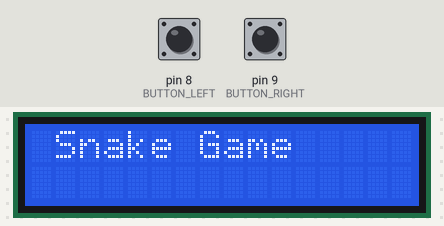
A sketch run on a simulated Arduino Uno, built with avr-gcc and run on an emulated ATmega328P. Shown: 16×2 character LCD. The inputs (shaded band) are chosen by the test bench; at power-on: pin 8 (BUTTON_LEFT) LOW, pin 9 (BUTTON_RIGHT) LOW. Random numbers use the default seed unless the sketch sets one.

Above: at 1.2 s.
1.3 s: pin 8 (BUTTON_LEFT) pulled HIGH for 0.15 s
At 2.4 s:
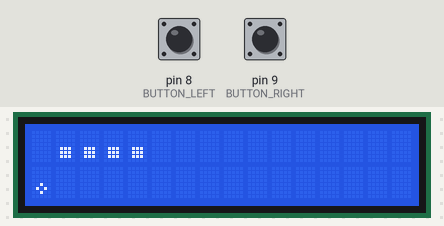
4.4 s: pin 9 (BUTTON_RIGHT) pulled HIGH for 0.15 s
At 7.4 s:
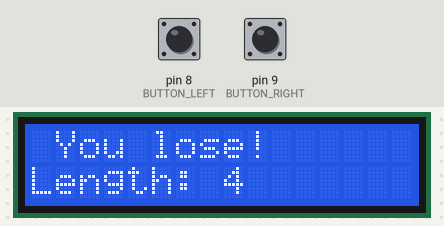
7.5 s: pin 9 (BUTTON_RIGHT) pulled HIGH for 3.2 s
At 10.8 s:
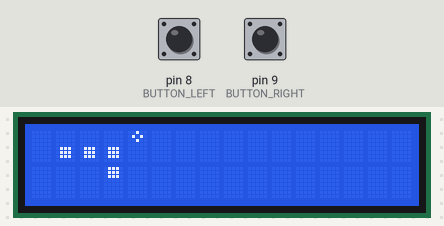
13.5 s: pin 8 (BUTTON_LEFT) pulled HIGH for 1 s
At 15.7 s:
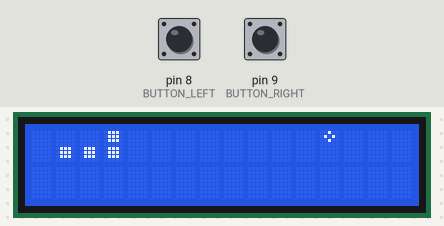
17.5 s: pin 9 (BUTTON_RIGHT) pulled HIGH for 1 s
At 19.4 s:
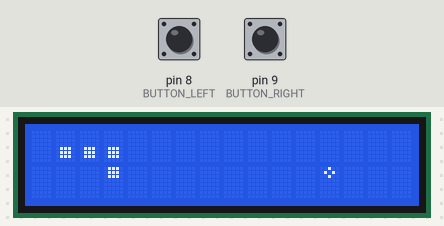
21.5 s: pin 8 (BUTTON_LEFT) pulled HIGH for 3.2 s
At 24.9 s:
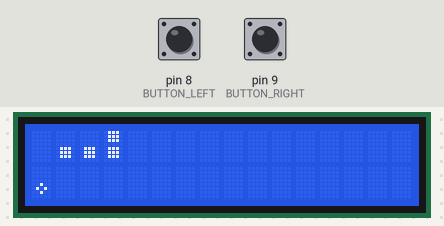
Timing chart, 0 to 26.4 s (numbered marks = the images above; inputs shaded):
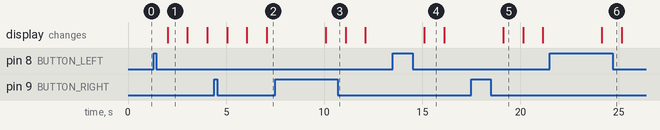

The sketch:

Arduino-Snake-Game.ino
```cpp
//Arduino Snake Game Codes
// VISIT https://youtube.com/@TechEdafeEdu?si=MYzHI8vtBK9LsFuB
enum DisplayItem {GRAPHIC_ITEM_NONE, GRAPHIC_ITEM_A, GRAPHIC_ITEM_B, GRAPHIC_ITEM_NUM};
#include <LiquidCrystal.h> //Install LiquidCrystal_I2C.h
LiquidCrystal lcd(12, 11, 5, 4, 3, 2);
#include <stdlib.h> //Install stdlib.h
#include <limits.h> //Install limits.h
#define GRAPHIC_WIDTH 16
#define GRAPHIC_HEIGHT 4

byte block[3] = {
  B01110,
  B01110,
  B01110,
};

byte apple[3] = {
  B00100,
  B01010,
  B00100,
};

#define DEBOUNCE_DURATION 20

//Return true if the actual output value is true
bool debounce_activate(unsigned long* debounceStart)
{
  if (*debounceStart == 0)
    *debounceStart = millis();
  else if (millis() - *debounceStart > DEBOUNCE_DURATION)
    return true;
  return false;
}

//Return true if it's rising edge/falling edge
bool debounce_activate_edge(unsigned long* debounceStart)
{
  if (*debounceStart == ULONG_MAX) {
    return false;
  } else if (*debounceStart == 0) {
    *debounceStart = millis();
  } else if (millis() - *debounceStart > DEBOUNCE_DURATION) {
    *debounceStart = ULONG_MAX;
    return true;
  }
  return false;
}

void debounce_deactivate(unsigned long* debounceStart) {
  *debounceStart = 0;
}

#define BUTTON_LEFT 8 //LEFT BUTTON
#define BUTTON_RIGHT 9 // RIGHT BUTTON

unsigned long debounceCounterButtonLeft = 0;
unsigned long debounceCounterButtonRight = 0;

struct Pos {
  uint8_t x = 0, y = 0;
};

struct Pos snakePosHistory[GRAPHIC_HEIGHT * GRAPHIC_WIDTH];
size_t snakeLength = 0;
enum { SNAKE_LEFT, SNAKE_UP, SNAKE_RIGHT, SNAKE_DOWN } snakeDirection;
struct Pos applePos;

unsigned long lastGameUpdateTick = 0;
unsigned long gameUpdateInterval = 1000;
bool thisFrameControlUpdated = false;
enum { GAME_MENU, GAME_PLAY, GAME_LOSE, GAME_WIN } gameState;

uint8_t graphicRam[GRAPHIC_WIDTH * 2 / 8][GRAPHIC_HEIGHT];

void graphic_generate_characters()
{
  /*
  space: 0 0
  0: 0 A
  1: 0 B
  2: A 0
  3: A A
  4: A B
  5: B 0
  6: B A
  7: B B
  */
  for (size_t i = 0; i < 8; i++) {
    byte glyph[8];
    int upperIcon = (i + 1) / 3;
    int lowerIcon = (i + 1) % 3;
    memset(glyph, 0, sizeof(glyph));
    if (upperIcon == 1)
      memcpy(&glyph[0], &block[0], 3);
    else if (upperIcon == 2)
      memcpy(&glyph[0], &apple[0], 3);
    if (lowerIcon == 1)
      memcpy(&glyph[4], &block[0], 3);
    else if (lowerIcon == 2)
      memcpy(&glyph[4], &apple[0], 3);
    lcd.createChar(i, glyph);
  }
  delay(1); //Wait for the CGRAM to be written
}

void graphic_clear() {
  memset(graphicRam, 0, sizeof(graphicRam));
}

void graphic_add_item(uint8_t x, uint8_t y, enum DisplayItem item) {
  graphicRam[x / (8 / 2)][y] |= (uint8_t)item * (1 << ((x % (8 / 2)) * 2));
}

void graphic_flush() {
  lcd.clear();
  for (size_t x = 0; x < 16; x++) {
    for (size_t y = 0; y < 2; y++) {
      enum DisplayItem upperItem =
        (DisplayItem)((graphicRam[x / (8 / 2)][y * 2] >> ((x % (8 / 2)) * 2)) & 0x3);
      enum DisplayItem lowerItem =
        (DisplayItem)((graphicRam[x / (8 / 2)][y * 2 + 1] >> ((x % (8 / 2)) * 2)) & 0x3);
      if (upperItem >= GRAPHIC_ITEM_NUM)
        upperItem = GRAPHIC_ITEM_B;
      if (lowerItem >= GRAPHIC_ITEM_NUM)
        lowerItem = GRAPHIC_ITEM_B;
      lcd.setCursor(x, y);
      if (upperItem == 0 && lowerItem == 0)
        lcd.write(' ');
      else
        lcd.write(byte((uint8_t)upperItem * 3 + (uint8_t)lowerItem - 1));
    }
  }
}

void game_new_apple_pos()
{
  bool validApple = true;
  do {
    applePos.x = rand() % GRAPHIC_WIDTH;
    applePos.y = rand() % GRAPHIC_HEIGHT;
    validApple = true;
    for (size_t i = 0; i < snakeLength; i++)
    {
      if (applePos.x == snakePosHistory[i].x && applePos.y == snakePosHistory[i].y) {
        validApple = false;
        break;
      }
    }
  } while (!validApple);
}

void game_init() {
  srand(micros());
  gameUpdateInterval = 1000;
  gameState = GAME_PLAY;
  snakePosHistory[0].x = 3; snakePosHistory[0].y = 1;
  snakePosHistory[1].x = 2; snakePosHistory[1].y = 1;
  snakePosHistory[2].x = 1; snakePosHistory[2].y = 1;
  snakePosHistory[3].x = 0; snakePosHistory[3].y = 1;
  snakeLength = 4;
  snakeDirection = SNAKE_RIGHT;
  game_new_apple_pos();
  thisFrameControlUpdated = false;
}

void game_calculate_logic() {
  if (gameState != GAME_PLAY) //Game over. Don't bother calculating game logic.
    return;
  //Calculate the movement of the tail
  for (size_t i = snakeLength; i >= 1; i--) {
    snakePosHistory[i] = snakePosHistory[i - 1];
  }
  //Calculate the head movement
  snakePosHistory[0] = snakePosHistory[1];
  switch (snakeDirection) {
    case SNAKE_LEFT: snakePosHistory[0].x--; break;
    case SNAKE_UP: snakePosHistory[0].y--; break;
    case SNAKE_RIGHT: snakePosHistory[0].x++; break;
    case SNAKE_DOWN: snakePosHistory[0].y++; break;
  }
  //Look for wall collision
  if (snakePosHistory[0].x < 0 || snakePosHistory[0].x >= GRAPHIC_WIDTH || snakePosHistory[0].y < 0 || snakePosHistory[0].y >= GRAPHIC_HEIGHT) {
    gameState = GAME_LOSE;
    return;
  }
  //Look for self collision
  for (size_t i = 1; i < snakeLength; i++) {
    if (snakePosHistory[0].x == snakePosHistory[i].x &&
        snakePosHistory[0].y == snakePosHistory[i].y) {
      gameState = GAME_LOSE;
      return;
    }
  }
  if (snakePosHistory[0].x == applePos.x && snakePosHistory[0].y == applePos.y) {
    snakeLength++;
    gameUpdateInterval = gameUpdateInterval * 9 / 10;
    if (snakeLength >= sizeof(snakePosHistory) / sizeof(*snakePosHistory))
      gameState = GAME_WIN;
    else
      game_new_apple_pos();
  }
}

void game_calculate_display() {
  graphic_clear();
  switch (gameState) {
    case GAME_LOSE:
      lcd.clear();
      lcd.setCursor(0, 0);
      lcd.print(" You lose!");
      lcd.setCursor(0, 1);
      lcd.print("Length: ");
      lcd.setCursor(8, 1);
      lcd.print(snakeLength);
      delay(2000); // Wait for 2 seconds before restarting
      game_init(); // Restart the game
      break;
    case GAME_WIN:
      lcd.clear();
      lcd.setCursor(0, 0);
      lcd.print("You won. Congratz!");
      lcd.setCursor(0, 1);
      lcd.print("Length: ");
      lcd.setCursor(8, 1);
      lcd.print(snakeLength);
      delay(2000); // Wait for 2 seconds before restarting
      game_init(); // Restart the game
      break;
    case GAME_PLAY:
      for (size_t i = 0; i < snakeLength; i++)
        graphic_add_item(snakePosHistory[i].x, snakePosHistory[i].y, GRAPHIC_ITEM_A);
      graphic_add_item(applePos.x, applePos.y, GRAPHIC_ITEM_B);
      graphic_flush();
      break;
    case GAME_MENU:
      //Do nothing
      break;
  }
}

void setup() {
  lcd.begin(16, 2);
  lcd.print(" Snake Game");
  lcd.setCursor(0, 1);
  // lcd.print("- Sadale.net");
  pinMode(6, INPUT);
  pinMode(7, INPUT);
  graphic_generate_characters();
  gameState = GAME_MENU;
}

void loop() {
  lcd.setCursor(0, 0);
  if (digitalRead(BUTTON_LEFT) == HIGH) {
    if (debounce_activate_edge(&debounceCounterButtonLeft) && !thisFrameControlUpdated) {
      switch (gameState) {
        case GAME_PLAY:
          switch (snakeDirection) {
            case SNAKE_LEFT: snakeDirection = SNAKE_DOWN; break;
            case SNAKE_UP: snakeDirection = SNAKE_LEFT; break;
            case SNAKE_RIGHT: snakeDirection = SNAKE_UP; break;
            case SNAKE_DOWN: snakeDirection = SNAKE_RIGHT; break;
          }
          thisFrameControlUpdated = true;
          break;
        case GAME_MENU:
          game_init();
          break;
      }
    }
  } else {
    debounce_deactivate(&debounceCounterButtonLeft);
  }
  lcd.setCursor(8, 0);
  if (digitalRead(BUTTON_RIGHT) == HIGH) {
    if (debounce_activate_edge(&debounceCounterButtonRight) && !thisFrameControlUpdated) {
      switch (gameState) {
        case GAME_PLAY:
          switch (snakeDirection) {
            case SNAKE_LEFT: snakeDirection = SNAKE_UP; break;
            case SNAKE_UP: snakeDirection = SNAKE_RIGHT; break;
            case SNAKE_RIGHT: snakeDirection = SNAKE_DOWN; break;
            case SNAKE_DOWN: snakeDirection = SNAKE_LEFT; break;
          }
          thisFrameControlUpdated = true;
          break;
        case GAME_MENU:
          game_init();
          break;
      }
    }
  } else {
    debounce_deactivate(&debounceCounterButtonRight);
  }
  if (millis() - lastGameUpdateTick > gameUpdateInterval) {
    game_calculate_logic();
    game_calculate_display();
    lastGameUpdateTick = millis();
    thisFrameControlUpdated = false;
  }
}
```

Measured:
- after the input at 1.3 s, the display: changes after 0.71 s (image 1)
- what the display in image 1 shows lasts 1.0 s, from 2.0 s to 3.0 s
